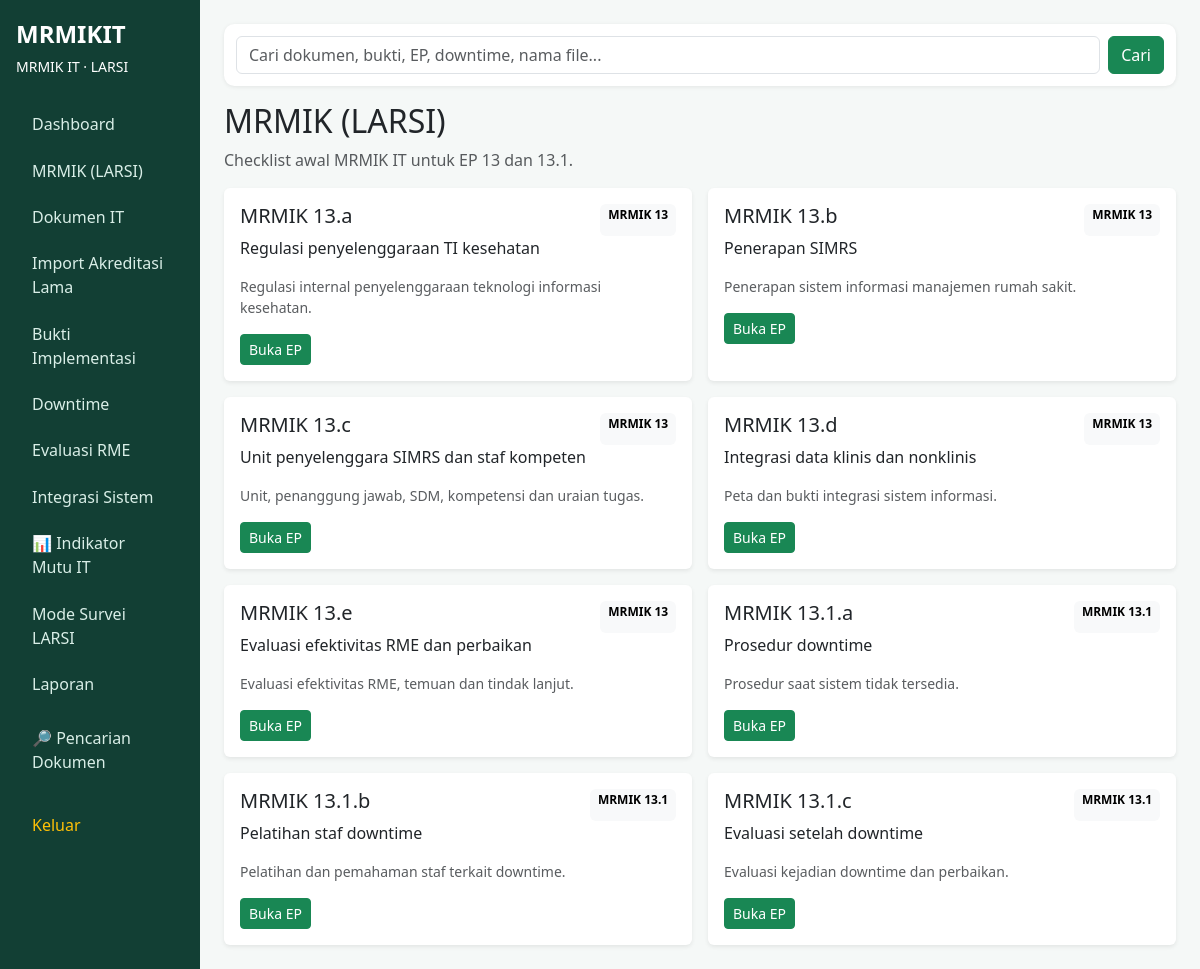
Screenshot of /mrmiK/index.php (signed in) with the database file from the repository.
### tables this page shows
CREATE TABLE IF NOT EXISTS elemen_penilaian (id INT AUTO_INCREMENT PRIMARY KEY, kode VARCHAR(30) UNIQUE NOT NULL, kategori VARCHAR(100), judul VARCHAR(255) NOT NULL, deskripsi TEXT, urutan INT NOT NULL DEFAULT 0);

### mrmiK/index.php (the view)
<?php require_once __DIR__.'/../config/config.php'; require_once __DIR__.'/../config/auth.php'; require_login(); $page_title='MRMIK LARSI'; $eps=$pdo->query('SELECT * FROM elemen_penilaian ORDER BY urutan')->fetchAll(); require __DIR__.'/../partials/header.php'; ?><h2>MRMIK (LARSI)</h2><p class="text-muted">Checklist awal MRMIK IT untuk EP 13 dan 13.1.</p><div class="row g-3"><?php foreach($eps as $ep):?><div class="col-md-6"><div class="card shadow-sm border-0 h-100"><div class="card-body"><div class="d-flex justify-content-between"><h5><?=htmlspecialchars($ep['kode'])?></h5><span class="badge text-bg-light"><?=htmlspecialchars($ep['kategori'])?></span></div><p><?=htmlspecialchars($ep['judul'])?></p><p class="text-muted small"><?=htmlspecialchars($ep['deskripsi'])?></p><a class="btn btn-success btn-sm" href="/MRMIKIT/mode-survei/detail.php?kode=<?=urlencode($ep['kode'])?>">Buka EP</a></div></div></div><?php endforeach;?></div><?php require __DIR__.'/../partials/footer.php';

### partials/header.php (style rules this page uses)
body { background:#f5f8f7 }

### rows the page displays
elemen_penilaian: kode "MRMIK 13.a", kategori "MRMIK 13", judul "Regulasi penyelenggaraan TI kesehatan", deskripsi "Regulasi internal penyelenggaraan teknologi informasi kesehatan."
elemen_penilaian: kode "MRMIK 13.b", kategori "MRMIK 13", judul "Penerapan SIMRS", deskripsi "Penerapan sistem informasi manajemen rumah sakit."
elemen_penilaian: kode "MRMIK 13.c", kategori "MRMIK 13", judul "Unit penyelenggara SIMRS dan staf kompeten", deskripsi "Unit, penanggung jawab, SDM, kompetensi dan uraian tugas."
elemen_penilaian: kode "MRMIK 13.d", kategori "MRMIK 13", judul "Integrasi data klinis dan nonklinis", deskripsi "Peta dan bukti integrasi sistem informasi."
elemen_penilaian: kode "MRMIK 13.e", kategori "MRMIK 13", judul "Evaluasi efektivitas RME dan perbaikan", deskripsi "Evaluasi efektivitas RME, temuan dan tindak lanjut."
elemen_penilaian: kode "MRMIK 13.1.a", kategori "MRMIK 13.1", judul "Prosedur downtime", deskripsi "Prosedur saat sistem tidak tersedia."
elemen_penilaian: kode "MRMIK 13.1.b", kategori "MRMIK 13.1", judul "Pelatihan staf downtime", deskripsi "Pelatihan dan pemahaman staf terkait downtime."
elemen_penilaian: kode "MRMIK 13.1.c", kategori "MRMIK 13.1", judul "Evaluasi setelah downtime", deskripsi "Evaluasi kejadian downtime dan perbaikan."
